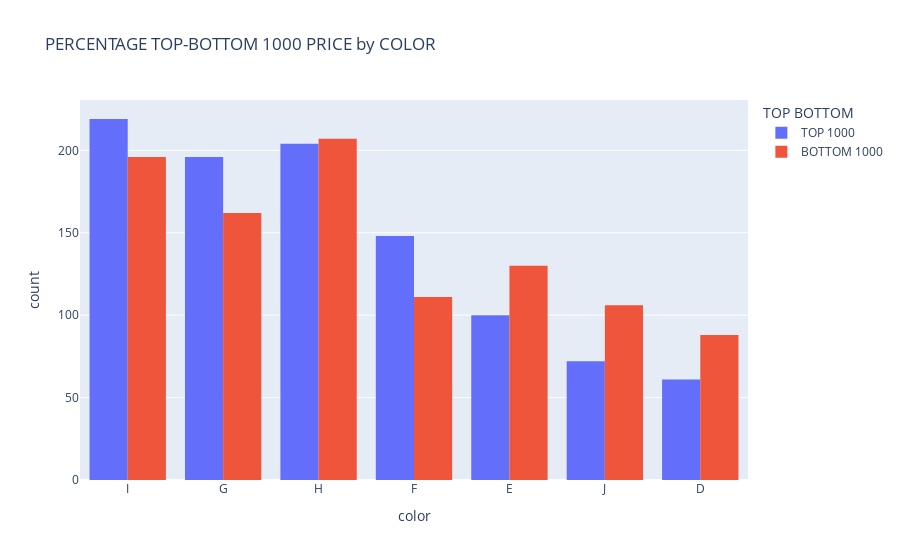

Here is the notebook cell this chart was saved with:
### Code cell
fig=px.histogram(dfall, x='color',orientation='v',title=f'PERCENTAGE TOP-BOTTOM {rank} PRICE by COLOR',color='TOP BOTTOM',barmode='group')
fig.show()

### Figure 1 — Plotly figure (JSON) as saved in the notebook; plotly's stock layout.template omitted (floating-point values rounded to 4 significant figures; data arrays with more than 128 entries replaced by an {"elided": "..."} marker saying what was removed)
{"data": [{"alignmentgroup": "True", "bingroup": "x", "hovertemplate": "TOP BOTTOM=TOP 1000<br>color=%{x}<br>count=%{y}<extra></extra>", "legendgroup": "TOP 1000", "marker": {"color": "#636efa"}, "name": "TOP 1000", "offsetgroup": "TOP 1000", "orientation": "v", "showlegend": true, "type": "histogram", "x": {"elided": "1000 str values"}, "xaxis": "x", "yaxis": "y"}, {"alignmentgroup": "True", "bingroup": "x", "hovertemplate": "TOP BOTTOM=BOTTOM 1000<br>color=%{x}<br>count=%{y}<extra></extra>", "legendgroup": "BOTTOM 1000", "marker": {"color": "#EF553B"}, "name": "BOTTOM 1000", "offsetgroup": "BOTTOM 1000", "orientation": "v", "showlegend": true, "type": "histogram", "x": {"elided": "1000 str values"}, "xaxis": "x", "yaxis": "y"}], "layout": {"autosize": true, "barmode": "group", "legend": {"title": {"text": "TOP BOTTOM"}, "tracegroupgap": 0}, "title": {"text": "PERCENTAGE TOP-BOTTOM 1000 PRICE by COLOR"}, "xaxis": {"anchor": "y", "autorange": true, "domain": [0, 1], "range": [-0.5, 6.5], "title": {"text": "color"}, "type": "category"}, "yaxis": {"anchor": "x", "autorange": true, "domain": [0, 1], "range": [0, 230.5], "title": {"text": "count"}}}}
